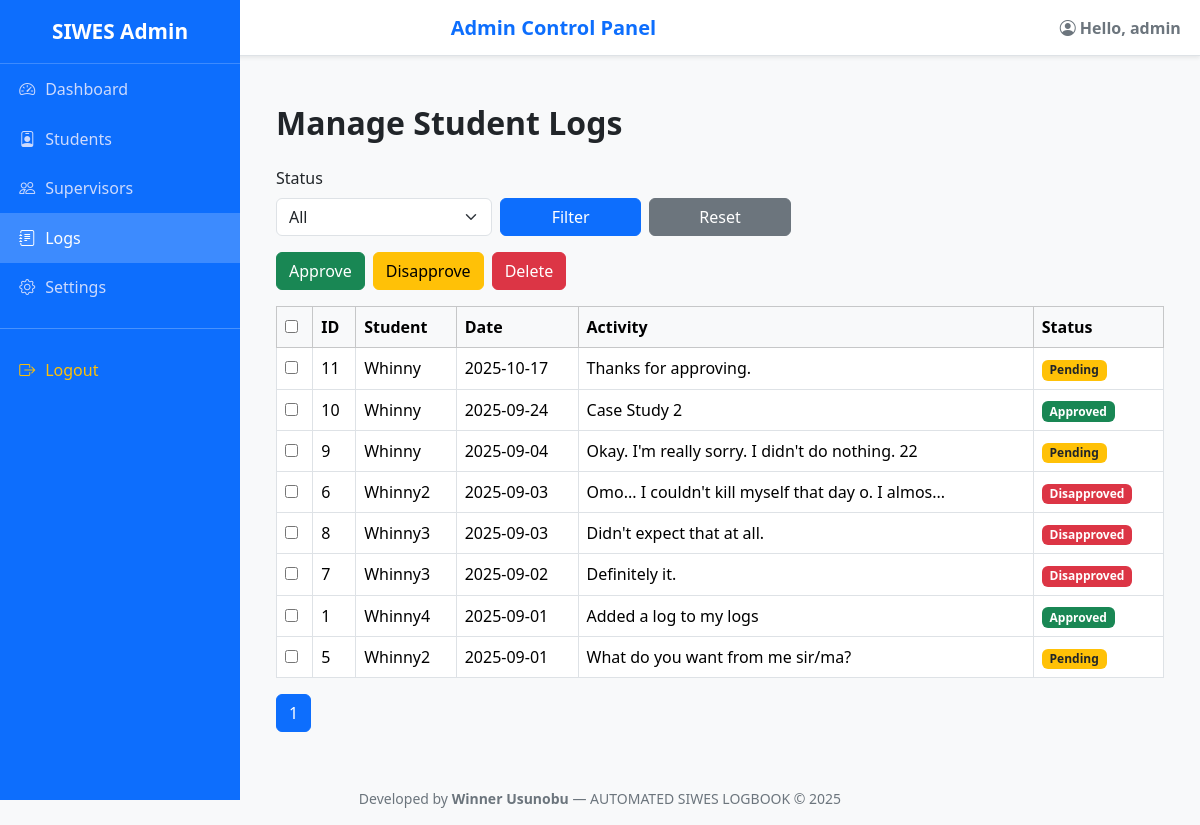
The page /admin/logs (signed in) on the database its author committed.
### tables this page shows
CREATE TABLE users (
        id INTEGER PRIMARY KEY AUTOINCREMENT,
        username TEXT NOT NULL UNIQUE,
        password_hash TEXT NOT NULL,
        role TEXT NOT NULL CHECK(role IN ('student', 'supervisor', 'admin')),
        supervisor_id INTEGER,
        FOREIGN KEY (supervisor_id) REFERENCES users(id)
    );

CREATE TABLE logs (
        id INTEGER PRIMARY KEY AUTOINCREMENT,
        student_id INTEGER NOT NULL,
        date DATETIME NOT NULL,
        activity TEXT NOT NULL,
        status TEXT DEFAULT 'pending',
        feedback TEXT,
        FOREIGN KEY (student_id) REFERENCES users(id)
    );

### admin.py (the view)
@admin_bp.route('/logs')
@login_required
def logs():
    if current_user.role != 'admin':
        flash("Access Denied! Admins only.", "danger")
        return redirect(url_for("login"))
    status = request.args.get('status', 'all')  # 'all', 'pending', 'approved', 'disapproved'
    page = int(request.args.get('page', 1))
    per_page = 25
    offset = (page - 1) * per_page
    conn = get_db_connection()
    cur = conn.cursor()
    base_q = """
        SELECT logs.id, logs.date, logs.activity, logs.status, users.username AS student
        FROM logs JOIN users ON logs.student_id = users.id
    """
    params = []
    if status and status != 'all':
        base_q += " WHERE lower(logs.status) = ? "
        params.append(status.lower())
    base_q += " ORDER BY datetime(logs.date) DESC LIMIT ? OFFSET ?"
    params.extend([per_page, offset])
    rows = cur.execute(base_q, tuple(params)).fetchall()
    count_q = "SELECT COUNT(*) FROM logs"
    if status and status != 'all':
        count_q += " WHERE lower(status) = ?"
        total = cur.execute(count_q, (status.lower(),)).fetchone()[0]
    else:
        total = cur.execute(count_q).fetchone()[0]
    conn.close()
    total_pages = (total + per_page - 1) // per_page
    return render_template('admin/logs.html', logs=rows, status=status, page=page, total_pages=total_pages)

### admin.py (called while the page is built)
def get_db_connection():
    db_path = current_app.config.get('DATABASE', 'instance/siwes.db')
    conn = sqlite3.connect(db_path)
    conn.row_factory = sqlite3.Row
    return conn

### app.py (called while the page is built)
@login_manager.user_loader
def load_user(user_id):
    conn = sqlite3.connect(Database)
    conn.row_factory = sqlite3.Row
    user = conn.execute("SELECT * FROM users WHERE id = ?;", (user_id,)).fetchone()
    conn.close()
    if user:
        return User(user["id"], user["username"], user["password_hash"], user["role"])
    return None

### templates/admin/logs.html (shortened to what this page needs)
{% extends "admin/base.html" %}
{% block content %}
<div class="container mt-4">
  <h2 class="fw-bold mb-4">Manage Student Logs</h2>
  <form class="mb-3" method="get" action="{{ url_for('admin.logs') }}">
    <div class="row g-2 align-items-end">
      <div class="col-md-3">
        <label class="form-label">Status</label>
        <select class="form-select" name="status">
          <option value="all" {% if status=='all' %}selected{% endif %}>All</option>
        </select>
      </div>
      <div class="col-md-2">
        <button class="btn btn-primary w-100" type="submit">Filter</button>
      </div>
      <div class="col-md-2">
        <a href="{{ url_for('admin.logs') }}" class="btn btn-secondary w-100">Reset</a>
      </div>
    </div>
  </form>
  <form method="POST" action="{{ url_for('admin.logs_action') }}">
    <div class="d-flex mb-3" style="height: auto;">
      <button name="action" value="approve" class="btn btn-success me-2">Approve</button>
      <button name="action" value="disapprove" class="btn btn-warning me-2">Disapprove</button>
      <button name="action" value="delete" class="btn btn-danger me-2" onclick="return confirm('Are you sure you want to delete selected logs?');">Delete</button>
    </div>
    <table class="table table-hover table-bordered align-middle">
      <thead class="table-light">
        <tr>
          <th><input type="checkbox" id="selectAll"></th>
          <th>ID</th>
          <th>Student</th>
          <th>Date</th>
          <th>Activity</th>
          <th>Status</th>
        </tr>
      </thead>
      <tbody class="table-group-divider-light" style="background-color: antiquewhite;">
        {% for log in logs %}
        <tr>
          <td><input type="checkbox" name="selected_logs" value="{{ log.id }}"></td>
          <td>{{ log.id }}</td>
          <td>{{ log.student }}</td>
          <td>{{ log.date }}</td>
          <td>{{ log.activity[:50] }}{% if log.activity|length > 50 %}...{% endif %}</td>
          <td>
            {% if log.status.lower() == 'approved' %}
              <span class="badge bg-success">Approved</span>
            {% elif log.status.lower() == 'pending' %}
              <span class="badge bg-warning text-dark">Pending</span>
            {% elif log.status.lower() == 'disapproved' %}
              <span class="badge bg-danger">Disapproved</span>
            {% else %}
              <span class="badge bg-secondary">{{ log.status }}</span>
            {% endif %}
          </td>
        </tr>
        {% else %}
        <tr><td colspan="6" class="text-center text-muted">No logs found.</td></tr>
        {% endfor %}
      </tbody>
    </table>
    <nav>
      <ul class="pagination">
        {% for p in range(1, total_pages + 1) %}
          <li class="page-item {% if p == page %}active{% endif %}">
            <a class="page-link" href="{{ url_for('admin.logs', status=status, page=p) }}">{{ p }}</a>
          </li>
        {% endfor %}
      </ul>
    </nav>
  </form>
</div>
{% endblock %}

### templates/admin/base.html (shortened to what this page needs)
<!DOCTYPE html>
<html lang="en">
<head>
  <link href="https://cdn.jsdelivr.net/npm/bootstrap@5.3.3/dist/css/bootstrap.min.css" rel="stylesheet">
  <link href="https://cdn.jsdelivr.net/npm/bootstrap-icons@1.11.1/font/bootstrap-icons.css" rel="stylesheet">
</head>
<body>
  <div class="sidebar" id="sidebar">
    <div class="brand">SIWES Admin</div>
    <nav class="nav flex-column">
      <a href="{{ url_for('admin.dashboard') }}" class="nav-link {% if request.endpoint == 'admin.dashboard' %}active{% endif %}">
        <i class="bi bi-speedometer2"></i> Dashboard
      </a>
      <a href="{{ url_for('admin.students') }}" class="nav-link {% if request.endpoint == 'admin.students' %}active{% endif %}">
        <i class="bi bi-person-badge"></i> Students
      </a>
      <a href="{{ url_for('admin.supervisors') }}" class="nav-link {% if request.endpoint == 'admin.supervisors' %}active{% endif %}">
        <i class="bi bi-people"></i> Supervisors
      </a>
      <a href="{{ url_for('admin.logs') }}" class="nav-link {% if request.endpoint == 'admin.logs' %}active{% endif %}">
        <i class="bi bi-journal-text"></i> Logs
      </a>
      <a href="{{ url_for('admin.settings') }}" class="nav-link {% if request.endpoint == 'admin.settings' %}active{% endif %}">
        <i class="bi bi-gear"></i> Settings
      </a>
      <hr class="text-light">
      <a href="{{ url_for('logout') }}" class="nav-link text-warning">
        <i class="bi bi-box-arrow-right"></i> Logout
      </a>
    </nav>
  </div>
  <div class="topbar shadow-sm">
    <span class="toggle-btn" id="toggle-btn"></span>
    <h5 class="mb-0 fw-bold text-primary">Admin Control Panel</h5>
    <span class="fw-semibold text-secondary"><i class="bi bi-person-circle"> </i>Hello, {{ current_user.username }}</span>
  </div>
  <div class="content">
    {% block content %}{% endblock %}
  </div>
    <footer class="text-center text-secondary small py-3">
        Developed by <strong>Winner Usunobu</strong> — AUTOMATED SIWES LOGBOOK © 2025
    </footer>
</body>
</html>

### templates/admin/base.html (style rules this page uses)
body { min-height: 100vh; background-color: #f8f9fa; overflow-x: hidden; }
.sidebar { width: 240px; height: 100vh; position: fixed; top: 0; left: 0; background: #0d6efd; color: #fff; transition: all 0.3s ease; z-index: 100; }
.sidebar .brand { font-weight: 700; font-size: 1.3rem; text-align: center; padding: 1rem; border-bottom: 1px solid rgba(255,255,255,0.2); }
.sidebar .nav-link { color: #cddafd; font-weight: 500; padding: 0.8rem 1.2rem; display: flex; align-items: center; gap: 10px; transition: background 0.2s; }
.sidebar .nav-link:hover, .sidebar .nav-link.active { background-color: rgba(255,255,255,0.2); color: #fff; }
.content { margin-left: 240px; padding: 1.5rem; transition: all 0.3s; }
.topbar { height: 56px; display: flex; align-items: center; justify-content: space-between; background-color: #fff; border-bottom: 1px solid #dee2e6; padding: 0 1.2rem; position: sticky; top: 0; z-index: 90; }
.toggle-btn { cursor: pointer; color: #0d6efd; }

### rows shown on the page
users: username "admin"
logs: id "11", student "Whinny", date "2025-10-17", activity "Thanks for approving.", status "Pending"
logs: id "10", student "Whinny", date "2025-09-24", activity "Case Study 2", status "Approved"
logs: id "9", student "Whinny", date "2025-09-04", activity "Okay. I'm really sorry. I didn't do nothing. 22", status "Pending"
logs: id "6", student "Whinny2", date "2025-09-03", activity "Omo... I couldn't kill myself that day o. I almos", status "Disapproved"
logs: id "8", student "Whinny3", date "2025-09-03", activity "Didn't expect that at all.", status "Disapproved"
logs: id "7", student "Whinny3", date "2025-09-02", activity "Definitely it.", status "Disapproved"
logs: id "1", student "Whinny4", date "2025-09-01", activity "Added a log to my logs", status "Approved"
logs: id "5", student "Whinny2", date "2025-09-01", activity "What do you want from me sir/ma?", status "Pending"

### other values the page prints
{{ p }} "1"
